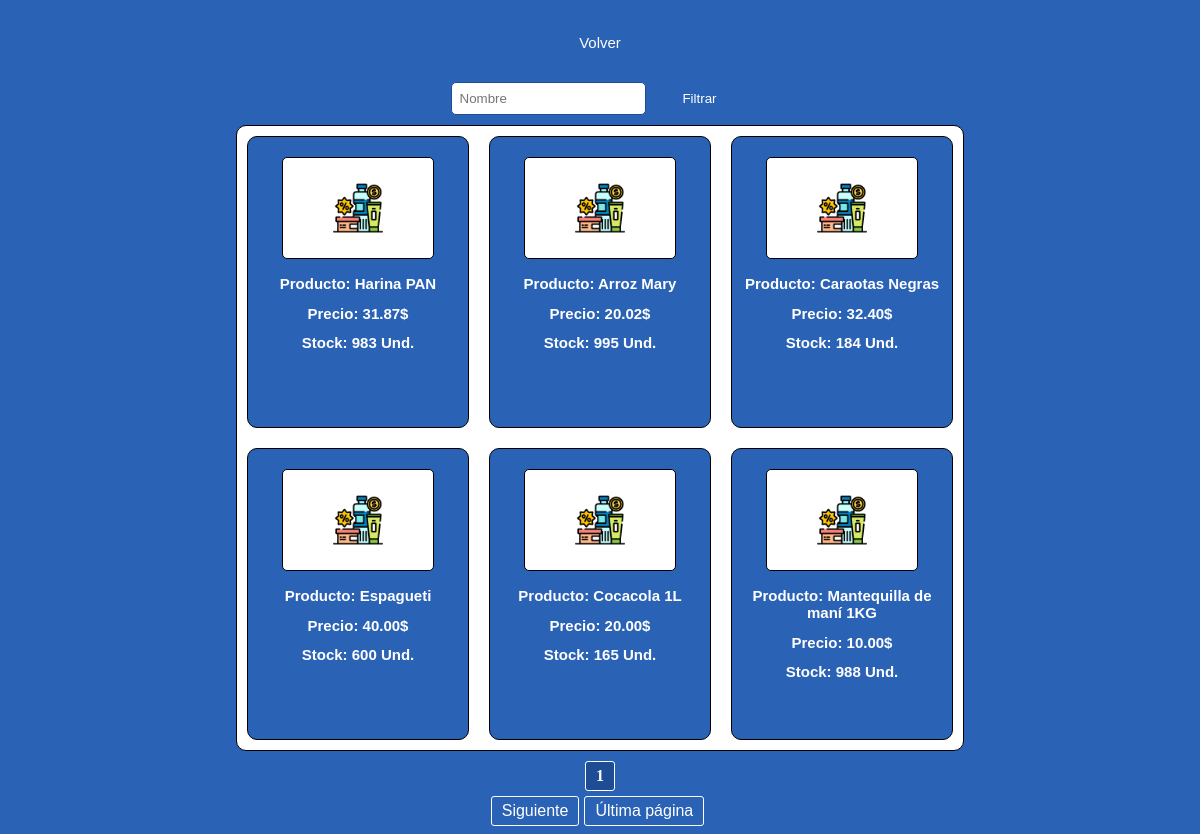
The app's page /Inventario/lista_productos/, older data.
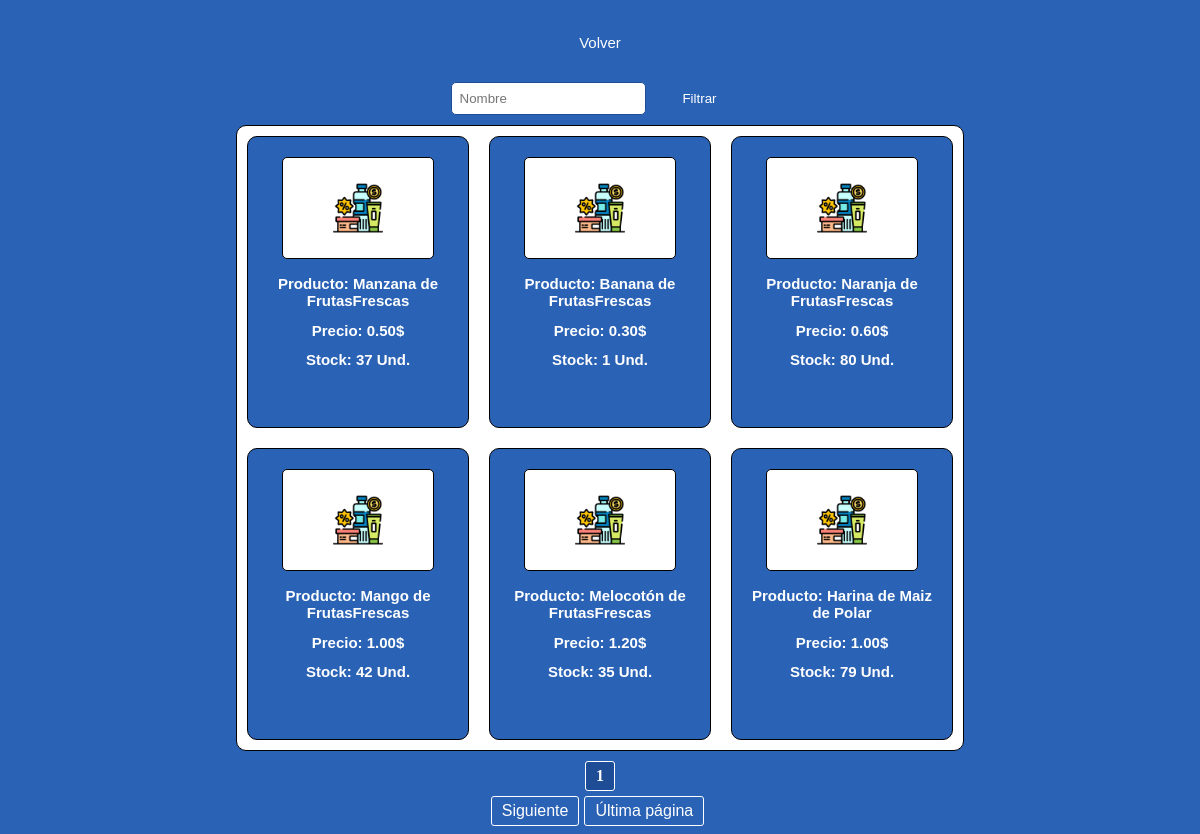
The same page, newer data.
### Inventario/models.py (models this page shows)
class Productos(models.Model):
    nombre = models.CharField(max_length=100)
    codigo = models.IntegerField(unique=True, validators=[validate_unique_name])
    precio = models.DecimalField(max_digits=10, decimal_places=2)
    stock = models.IntegerField()
    proveedor = models.CharField(max_length=100)
    iva = models.IntegerField()

### Inventario/views.py (the view)
# urls.py: path('lista_productos/', views.lista_productos, name= "lista_productos"),
def lista_productos(request):
    filtro = request.GET.get('filtro')
    productos = Productos.objects.all()
    if filtro:
        productos = productos.filter(nombre__icontains=filtro)
    paginator = Paginator(productos, 6)
    page_number = request.GET.get('page')
    page_obj = paginator.get_page(page_number)
    return render(request, 'Inventario/lista_productos.html', {'page_obj': page_obj, 'filtro': filtro})

### Inventario/templates/Inventario/lista_productos.html (shortened to what this page needs)
{% load static %}
<!DOCTYPE html>
<html lang="es">
<head>
    <link rel="stylesheet" type="text/css" href="{% static 'css/lista_productos.css' %}">
</head>
<body>
    <div class="navegacion">
        <nav>
            <ul>
                {% if user.is_authenticated %}
                    <li><a href="{% url 'index_inventario' %}">Volver</a></li>
                    <li><a href="{% url 'logout_usuario' %}">Cerrar Sesión</a></li>
                {% else %}
                    <li><a href="{% url 'index' %}">Volver</a></li>
                {% endif %}
            </ul>
        </nav>
    </div>
    <form method="get" action="{% url 'lista_productos' %}">
        <input type="text" name="filtro" id="filtro" value="{{ request.GET.filtro }}" placeholder="Nombre">
        <button type="submit" value="Filtrar">Filtrar</button>
    </form>
    <div class="container">
        {% for producto in page_obj %}
            <div class="item">
                <img src="{% static 'img/productos.png' %}" alt="">
                <h2>Producto: {{ producto.nombre }}</h2>
                <h2>Precio: {{ producto.precio }}$</h2>
                <h2>Stock: {{ producto.stock }} Und.</h2>
            </div>
        {% empty %}
            {% if request.GET.filtro %}
                <p>No se encontraron productos con el filtro "{{ request.GET.filtro }}".</p>
            {% else %}
                <p>No se encontraron productos.</p>
            {% endif %}
        {% endfor %}
    </div>
    <div class="pagination">
        {% if page_obj.has_next %}
            <a href="?page={{ page_obj.next_page_number }}{% if request.GET.filtro %}&filtro={{ request.GET.filtro }}{% endif %}">Siguiente</a>
            <a href="?page={{ page_obj.paginator.num_pages }}{% if request.GET.filtro %}&filtro={{ request.GET.filtro }}{% endif %}">Última página</a>
        {% endif %}
        <span class="current-page">{{ page_obj.number }}</span>
    </div>
</body>
</html>

### Inventario/static/css/lista_productos.css (style rules this page uses)
body { background-color: #2a62b5; display: flex; flex-direction: column; justify-content: center; align-items: center; }
.navegacion { display: flex; justify-content: center; align-items: center; }
nav { display: flex; justify-content: center; float: left; align-items: center; }
nav ul { list-style: none; overflow: hidden; padding-left: 0px; }
nav ul li { float: left; font-family: 'Lucida Sans', 'Lucida Sans Regular', 'Lucida Grande', 'Lucida Sans Unicode', Geneva, Verdana, sans-serif; font-size: 20px; }
nav ul li a { display: block; padding: 10px; margin: 0px 10px 0px 10px; border-radius: 10px; color: #fff; text-decoration: none; font-size: 15px; font-family: 'Lucida Sans', 'Lucida Sans Regular', 'Lucida Grande', 'Lucida Sans Unicode', Geneva, Verdana, sans-serif; }
form input { font-family: 'Lucida Sans', 'Lucida Sans Regular', 'Lucida Grande', 'Lucida Sans Unicode', Geneva, Verdana, sans-serif; padding: 8px; margin: 5px 0px 10px 0px; border-radius: 5px; border: 1px solid; border-color: #1f4d95; }
button { font-family: 'Lucida Sans', 'Lucida Sans Regular', 'Lucida Grande', 'Lucida Sans Unicode', Geneva, Verdana, sans-serif; width: 100px; padding: 10px; background-color: #2a62b5; color: #fff; border: none; border-radius: 5px; cursor: pointer; }
.container { background-color: #fff; border: 1px solid; border-radius: 10px; display: grid; grid-template-columns: repeat(3, 1fr); grid-gap: 20px; padding: 10px 10px 10px 10px; }
h2 { font-size: 15px; font-family: 'Lucida Sans', 'Lucida Sans Regular', 'Lucida Grande', 'Lucida Sans Unicode', Geneva, Verdana, sans-serif; color: #fff; }
.item { background-color: #2a62b5; border: 1px solid; border-radius: 10px; text-align: center; justify-items: center; align-items: center; justify-content: center; padding: 20px 10px 20px 10px; width: 200px; height: 250px; }
.item img { width: 50px; height: 50px; padding: 25px 50px 25px 50px; border: 1px solid; border-radius: 5px; background-color: #fff; }
.pagination { display: flex; justify-content: center; align-items: center; margin-top: 10px; position: relative; }
.pagination a { padding: 5px 10px; margin: 35px 5px 0px 0px; text-decoration: none; color: #fff; border: 1px solid #fff; border-radius: 3px; position: relative; z-index: 2; font-family: 'Lucida Sans', 'Lucida Sans Regular', 'Lucida Grande', 'Lucida Sans Unicode', Geneva, Verdana, sans-serif; }
.current-page { padding: 5px 10px; margin: 30px 5px 0px 0px; font-weight: bold; color: #fff; background-color: #1f4d95; border: 1px solid #fff; border-radius: 3px; position: absolute; top: -30px; left: 50%; transform: translateX(-50%); z-index: 3; }

Row changes from the older to the newer data that the page shows:
removed Productos: nombre "Harina PAN", precio "31.87", stock "983"
removed Productos: nombre "Arroz Mary", precio "20.02", stock "995"
removed Productos: nombre "Caraotas Negras", precio "32.40", stock "184"
removed Productos: nombre "Espagueti", precio "40.00", stock "600"
removed Productos: nombre "Cocacola 1L", precio "20.00", stock "165"
removed Productos: nombre "Mantequilla de maní 1KG", precio "10.00", stock "988"
added Productos: nombre "Manzana de FrutasFrescas", precio "0.50", stock "37"
added Productos: nombre "Banana de FrutasFrescas", precio "0.30", stock "1"
added Productos: nombre "Naranja de FrutasFrescas", precio "0.60", stock "80"
added Productos: nombre "Mango de FrutasFrescas", precio "1.00", stock "42"
added Productos: nombre "Melocotón de FrutasFrescas", precio "1.20", stock "35"
added Productos: nombre "Harina de Maiz de Polar", precio "1.00", stock "79"
